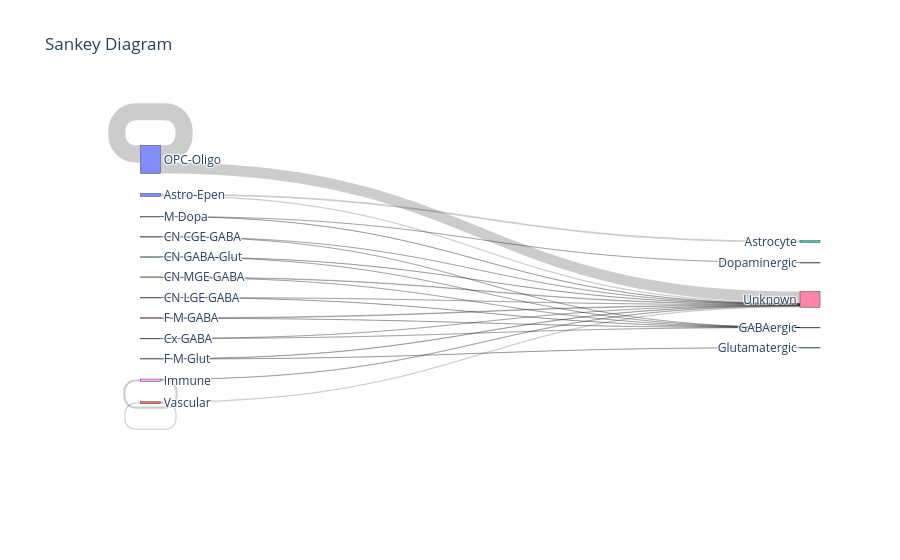

Notebook code cell kept with this figure:
### Code cell
sankey_from_obs(
    adata_neurons_tmp,
    source_col="class_name",
    target_col="cell_type_refined"
)

### Figure 1 — Plotly figure (JSON) as saved in the notebook; plotly's stock layout.template omitted (floating-point values rounded to 4 significant figures)
{"data": [{"link": {"source": [0, 0, 0, 0, 0, 0, 0, 0, 1, 1, 1, 1, 1, 1, 1, 1, 2, 2, 2, 2, 2, 2, 2, 2, 3, 3, 3, 3, 3, 3, 3, 3, 4, 4, 4, 4, 4, 4, 4, 4, 5, 5, 5, 5, 5, 5, 5, 5, 6, 6, 6, 6, 6, 6, 6, 6, 7, 7, 7, 7, 7, 7, 7, 7, 8, 8, 8, 8, 8, 8, 8, 8, 9, 9, 9, 9, 9, 9, 9, 9, 10, 10, 10, 10, 10, 10, 10, 10, 11, 11, 11, 11, 11, 11, 11, 11], "target": [12, 13, 14, 15, 8, 10, 16, 11, 12, 13, 14, 15, 8, 10, 16, 11, 12, 13, 14, 15, 8, 10, 16, 11, 12, 13, 14, 15, 8, 10, 16, 11, 12, 13, 14, 15, 8, 10, 16, 11, 12, 13, 14, 15, 8, 10, 16, 11, 12, 13, 14, 15, 8, 10, 16, 11, 12, 13, 14, 15, 8, 10, 16, 11, 12, 13, 14, 15, 8, 10, 16, 11, 12, 13, 14, 15, 8, 10, 16, 11, 12, 13, 14, 15, 8, 10, 16, 11, 12, 13, 14, 15, 8, 10, 16, 11], "value": [12527, 0, 0, 0, 0, 0, 8123, 0, 0, 0, 30, 0, 0, 0, 1115, 0, 0, 0, 1, 0, 0, 0, 564, 0, 0, 0, 8, 0, 0, 0, 1065, 0, 0, 0, 57, 0, 0, 0, 3904, 0, 0, 0, 4, 0, 0, 0, 394, 0, 0, 0, 867, 0, 0, 0, 4443, 0, 0, 0, 0, 590, 0, 0, 3272, 0, 0, 0, 0, 0, 14088, 0, 2902, 0, 0, 81, 0, 0, 0, 0, 633, 0, 0, 0, 0, 0, 0, 115688, 73732, 0, 0, 0, 0, 0, 0, 0, 7088, 7329]}, "node": {"label": ["Astro-Epen", "CN CGE GABA", "CN GABA-Glut", "CN LGE GABA", "CN MGE GABA", "Cx GABA", "F M GABA", "F M Glut", "Immune", "M Dopa", "OPC-Oligo", "Vascular", "Astrocyte", "Dopaminergic", "GABAergic", "Glutamatergic", "Unknown"], "pad": 20, "thickness": 20}, "type": "sankey"}], "layout": {"font": {"size": 12}, "title": {"text": "Sankey Diagram"}}}
